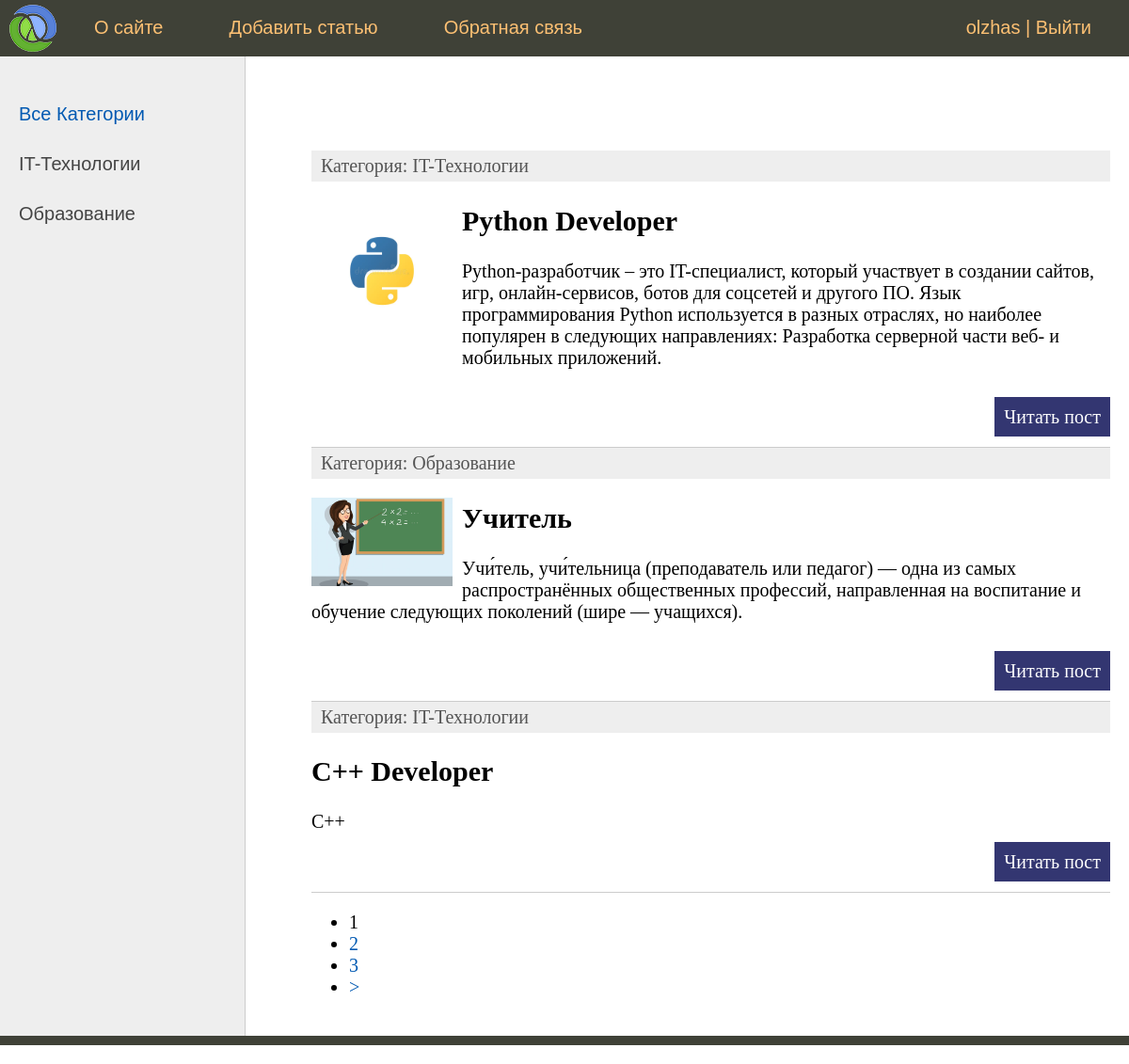
The app's page / (signed in) with its own data.
### professions/models.py (models this page shows, shortened)
class Category(models.Model):
    name = models.CharField(max_length=100, db_index=True, verbose_name="Категория")
    slug = models.SlugField(max_length=255, unique=True, db_index=True, verbose_name="URL")
    def __str__(self):
        return self.name
    class Meta:
        verbose_name = 'Категория'
        verbose_name_plural = 'Категории'
        ordering = ['id']

class Professions (models.Model):
    title = models.CharField(max_length=255, verbose_name="Заголовок")
    slug = models.SlugField(max_length=255, unique=True, db_index=True, verbose_name="URL")
    content = models.TextField(blank=True, verbose_name="Текст статьи")
    photo = models.ImageField (upload_to="photos/%Y/%m/%d/", verbose_name="Фото")
    cat = models.ForeignKey('Category', on_delete=models.PROTECT, verbose_name="Категория")
    user = models.ForeignKey(User, verbose_name='Пользователь', on_delete=models.CASCADE)
    def get_absolute_url(self):
        return reverse('post', kwargs={'post_slug':self.slug})
    class Meta:
        verbose_name = 'Профессии'
        verbose_name_plural = 'Профессии'

### professions/views.py (the view)
# urls.py: path('', cache_page(60)(ProfessionsHome.as_view()), name='home'),
class ProfessionsHome(DataMixin, ListView):
    model = Professions
    template_name = 'professions/index.html'
    context_object_name = 'posts'
    def get_context_data(self, *, object_list=None, **kwargs):
        context = super().get_context_data(**kwargs)
        c_def = self.get_user_context(title="Главная Страница")
        return dict(list(context.items()) + list(c_def.items()))
    def get_queryset(self):
        return Professions.objects.filter().select_related('cat')

### professions/utils.py (called while the page is built)
    def get_user_context(self, **kwargs):
        context = kwargs
        cats = Category.objects.all()
        context['menu'] = menu
        context['cats'] = cats
        if 'cat_selected' not in context:
            context['cat_selected'] = 0
        return context

### professions/templates/professions/index.html (shortened to what this page needs)
{% extends 'professions/base.html' %}
{% block content %}
<ul class="list-articles">
	{% for p in posts %}
			<li><div class="article-panel">
	<p class="first">Категория: {{p.cat}}</p>
</div>
{% if p.photo %}
	<p><img class="img-article-left thumb" src="{{p.photo.url}}"></p>
{% endif %}
				<h2>{{p.title}}</h2>
	{% autoescape on %}
	{{p.content|linebreaks|truncatewords:50}}
	{% endautoescape %}
			<p class="link-read-post"><a href="{{ p.get_absolute_url }}">Читать пост</a></p>
			</li>
	{% endfor %}
</ul>
{% endblock %}

### professions/templates/professions/base.html (shortened to what this page needs)
{% load static %}
{% load professions_tags %}
<!DOCTYPE html>
<html>
<head>
	<link type="text/css" href="{% static 'professions/css/styles.css' %}" rel="stylesheet" />
</head>
<body>
<table class="table-page" border=0 cellpadding="0" cellspacing="0">
<tr><td valign=top>
{% block mainmenu %}
		<div class="header">
			<ul id="mainmenu" class="mainmenu">
			<li class="logo"><a href="{% url 'home' %}"><div class="logo"></div></a></li>
{% for m in menu %}
				<li><a href="{% url m.url_name %}">{{m.title}}</a></li>
{% endfor %}
				{% if request.user.is_authenticated %}
				<li class="last"> {{user.username}} | <a href="{% url 'logout' %}">Выйти</a></li>
				{% else %}
				<li class="last>"><a href="{% url 'register' %}">Регистрация</a> | <a href="{% url 'login' %}">Войти</a></li>
				{% endif %}
			</ul>
		</div>
{% endblock mainmenu %}
<table class="table-content" border=0 cellpadding="0" cellspacing="0">
<tr>
	<td valign="top" class="left-chapters">
	<ul id="leftchapters">
{% if cat_selected == 0 %}
		<li class="selected">Все Категории</li>
{% else %}
		<li><a href="{% url 'home' %}">Все Категории</a></li>
{% endif %}
{% for c in cats %}
	{% if c.pk == cat_selected %}
		<li class="selected">{{c.name}}</li>
		{% else %}
		<li><a href="{{ c.get_absolute_urlc}}">{{c.name}}</a></li>
		{% endif %}
{% endfor %}
	</ul>
</td>
<td valign="top" class="content">
	<div class="content-text">
{% block content %}
{% endblock %}
{% if page_obj.has_other_pages %}
<nav class="list-pages">
	<ul>
		{% for p in paginator.page_range %}
		{% if page_obj.number == p %}
		<li class="page-num page-num-selected">{{ p }}</li>
		{% elif p >= page_obj.number|add:-2 and p <= page_obj.number|add:2 %}
		<li class="page-num">
			<a href="?page={{ p }}">{{ p }}</a>
		</li>
		{% endif %}
		{% endfor %}
{% if page_obj.has_next %}
<li class="page-num">
	<a href="?page={{ page_obj.next_page_number }}">&gt;</a>
</li>
{% endif %}
	</ul>
</nav>
{% endif %}
	</div>
</td></tr></table>
</td></tr>
<tr><td valign=top>
	<div id="footer">
	</div>
</td></tr></table>
</body>
</html>

### professions/static/professions/css/styles.css (style rules this page uses)
html, body { font-family: 'Arial'; margin: 0; padding: 0; height: 100%; width: 100%; color: #444; }
a { color: #0059b2; text-decoration: none; }
img { max-width: 600px; height: auto; }
img.img-article-left { max-width: 300px; height: auto; float: left; padding: 0 10px 10px 0; }
img.img-article-left.thumb { max-width: 150px; height: auto; }
p.link-read-post { text-align: right; }
p.link-read-post a { padding: 10px; min-width: 100px; background: #333671; color: #fff; text-decoration: none; }
div.article-panel { background: #eee; padding: 5px 10px 5px 10px; box-sizing border-box; overflow: hidden; color: #555; }
div.article-panel p.first { margin: 0; float: left; }
ul.list-articles { list-style: none; margin: 0; padding: 0; }
ul.list-articles li { border-bottom: 1px solid #ccc; }
.table-page { width: 100%; height: 100%; vertical-align: top; }
.table-page tr { height: 100%; }
.header { background: #3F4137; height: 60px; }
.logo { background: url('../images/logo.png') no-repeat 10px 5px; width: 70px; height: 60px; }
ul.mainmenu { list-style: none; margin: 0; padding: 0; height: 60px; color: #fdc073; font-size: 20px; overflow: hidden; }
ul.mainmenu li { float: left; margin: 18px 40px 0 30px; }
ul.mainmenu li.logo { margin: 0; }
ul.mainmenu li.last { float: right; }
ul.mainmenu li a { color: #fdc073; text-decoration: none; }
.table-content { width: 100%; min-height: 100%; height: 100%; }
.left-chapters { margin: 0; background: #eee; border-right: 1px solid #ccc; min-height: 100%; }
.left-chapters ul { width: 230px; min-height: 100%; margin: 0; padding: 20px 10px 10px 20px; list-style: none; font-size: 20px; }
.left-chapters ul li { margin: 30px 0 0 0; color: #999; }
.left-chapters ul li.selected { color: #0059b2; }
.left-chapters ul li a { color: #444; text-decoration: none; }
.content { padding: 40px 20px 20px 40px; width: 100%; box-sizing: border-box; }
.content-text { margin: 60px 0 0 30px; color: #000; font-size: 20px; font-family: Yandex Sans Display Light; }
#footer { box-sizing: border-box; background: #3F4137; padding: 5px; color: #aaa; font-size: 14px; font-family: Verdana, Geneva, Arial, Helvetica; text-align: left; overflow: hidden; }

### records on screen
Category: name "IT-Технологии"
Category: name "Образование"
Professions: cat "IT-Технологии", photo (picture), title "Python Developer", content "Python-разработчик – это IT-специалист, который участвует в создании сайтов, игр, онлайн-сервисов, ботов для соцсетей и другого ПО. Язык программирования Python используется в разных отраслях, но наиболее популярен в следующих направлениях: Разработка серверной части веб- и мобильных приложений."
Professions: cat "Образование", photo (picture), title "Учитель", content "Учи́тель, учи́тельница (преподаватель или педагог) — одна из самых распространённых общественных профессий, направленная на воспитание и обучение следующих поколений (шире — учащихся)."
Professions: cat "IT-Технологии", title "C++ Developer", content "C++"

### other values on screen
{{ m.title }} "О сайте" "Добавить статью" "Обратная связь"
{{ user.username }} "olzhas"
{{ p }} "1"
{{ p }} "2" "3"
